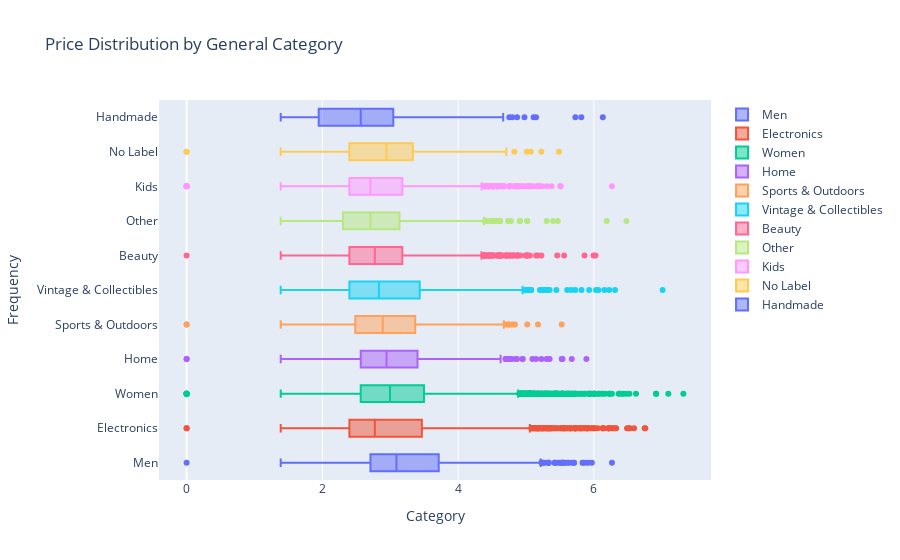

Notebook cell for this chart:
### Code cell
layout = dict(title="Price Distribution by General Category",
              yaxis = dict(title='Frequency'),
              xaxis = dict(title='Category'))
fig = dict(data=data, layout=layout)
py.iplot(fig)

### Figure 1 — Plotly figure (JSON) as saved in the notebook; plotly's stock layout.template omitted (floating-point values rounded to 4 significant figures; data arrays with more than 128 entries replaced by an {"elided": "..."} marker saying what was removed)
{"data": [{"name": "Men", "type": "box", "x": {"elided": "1864 float values"}}, {"name": "Electronics", "type": "box", "x": {"elided": "2508 float values"}}, {"name": "Women", "type": "box", "x": {"elided": "13405 float values"}}, {"name": "Home", "type": "box", "x": {"elided": "1349 float values"}}, {"name": "Sports & Outdoors", "type": "box", "x": {"elided": "500 float values"}}, {"name": "Vintage & Collectibles", "type": "box", "x": {"elided": "957 float values"}}, {"name": "Beauty", "type": "box", "x": {"elided": "4338 float values"}}, {"name": "Other", "type": "box", "x": {"elided": "939 float values"}}, {"name": "Kids", "type": "box", "x": {"elided": "3393 float values"}}, {"name": "No Label", "type": "box", "x": {"elided": "145 float values"}}, {"name": "Handmade", "type": "box", "x": {"elided": "601 float values"}}], "layout": {"title": {"text": "Price Distribution by General Category"}, "xaxis": {"title": {"text": "Category"}}, "yaxis": {"title": {"text": "Frequency"}}}}
